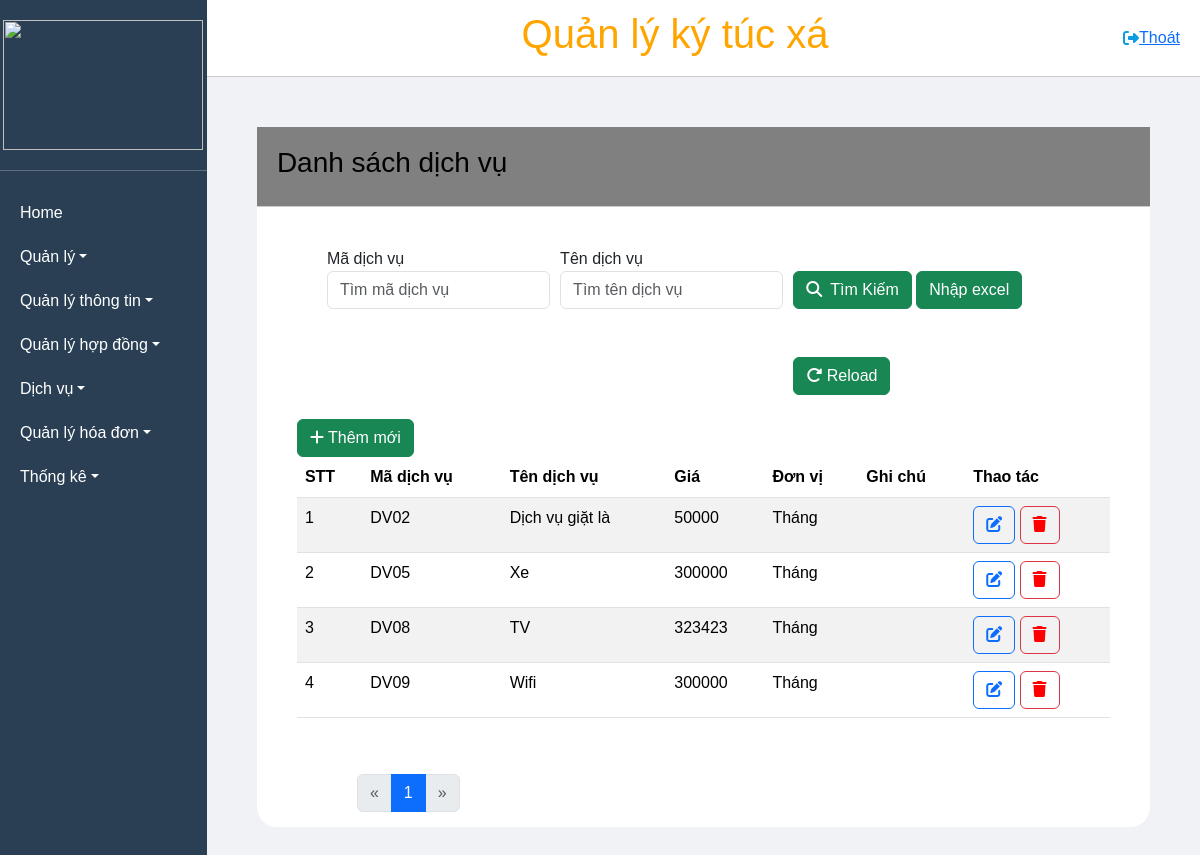
The page /DanhsachDV/ on the database its author committed.
### tables this page shows
CREATE TABLE `dich_vu_khac` (
  `id_service` varchar(50) NOT NULL,
  `name_service` varchar(100) NOT NULL,
  `price` double NOT NULL,
  `unit` varchar(50) NOT NULL,
  `note` varchar(255) NOT NULL
);

### MVC/Core/controller.php (called while the page is built, shortened)
<?php
class controller
{
    public function model($model)
    {
        return new $model;
    }
    public function view($view, $data = [])
    {
        require_once './MVC/Views/' . $view . '.php';
    }
}

### MVC/Controllers/DanhsachDV.php (called while the page is built, shortened)
<?php
class DanhsachDV extends controller
{
    private $dsdv;
    function __construct()
    {
        $this->dsdv = $this->model('DichVu_m');
    }
    function Get_data()
    {
        $page = 1;
        $limit = 5;
        $dulieu = $this->dsdv->dichvu_all($page, $limit);
        $total = $this->dsdv->count();
        $total_page = ceil($total / $limit);
        $this->view('MasterLayout', [
            'page' => 'DanhsachDV_v',
            'dulieu' => $dulieu,
            'total_page' => $total_page,
            'limit' => $limit,
            'page_number' => $page
        ]);
    }
}

### MVC/Core/app.php (called while the page is built, shortened)
<?php
class app
{
    protected $action = 'Get_data';
    function __construct()
    {
        $arr = $this->processURL();
        if ($arr != null) {
            if (file_exists('./MVC/Controllers/' . $arr[0] . '.php')) {
                unset($arr[0]);
            }
        }
        $this->controller = new $this->controller;
        if (isset($arr[1])) {
            unset($arr[1]);
        }
        $this->param = $arr ? array_values($arr) : [];
        call_user_func_array([$this->controller, $this->action], $this->param);
    }
    function processURL()
    {
        if (isset($_GET['url'])) {
            return explode('/', filter_var(trim($_GET['url']), FILTER_DEFAULT));
        }
    }
}

### index.php (called while the page is built, shortened)
<?php
$app = new app();
?>

### MVC/Core/connectDB.php (called while the page is built, shortened)
<?php
class connectDB
{
    protected $serverName = "localhost";
    protected $userName = "root";
    protected $pwd = "";
    protected $dbName = "qlktx";
    function __construct()
    {
        $this->conn = mysqli_connect($this->serverName, $this->userName, $this->pwd, $this->dbName);
    }
}

### MVC/Models/DichVu_m.php (called while the page is built, shortened)
<?php
class DichVu_m extends connectDB
{
    public function dichvu_all($page , $limit )
    {
        $offset = ($page - 1)* $limit;
        $sql = "SELECT * FROM dich_vu_khac limit  $offset,$limit ";
        return mysqli_query($this->conn, $sql);
    }
}

### MVC/Views/Pages/DanhsachDV_v.php (the view, shortened to what this page needs)
<!DOCTYPE html>
<html lang="en">
<head>
</head>
<body>
    <div class="main">
        <div class="header">
            <h3>Danh sách dịch vụ</h3>
        </div>
        <form method="post" action="http://localhost/QuanLyKyTucXa_new//DanhsachDV/timkiem">
            <div style="padding: 40px 40px;" class="form-inline">
                <div class="head_timkiem">
                    <div>
                        <label style="width: 100px;">Mã dịch vụ</label>
                        <input placeholder="Tìm mã dịch vụ" type="text" id="txtMaDV" class="form-control" name="txtMaDV" value="<?php echo isset($_POST['txtMaDV']) ? htmlspecialchars($_POST['txtMaDV']) : ''; ?>">
                    </div>
                    <div>
                        <label style="width: 100px;">Tên dịch vụ</label>
                        <input placeholder="Tìm tên dịch vụ" type="text" id="txtTenDV" class="form-control" name="txtTenDV" value="<?php echo isset($_POST['txtTenDV']) ? htmlspecialchars($_POST['txtTenDV']) : ''; ?>">
                    </div>
                    <div>
                        <button type="submit" style="margin: 24px 0px;" class="btn btn-success" name="btnTimKiem" id="btnTimKiem"><i class="fa-solid fa-magnifying-glass">&nbsp;&nbsp;</i>Tìm Kiếm </button>
                        <button type="button" class="btn btn-success" data-bs-toggle="modal" data-bs-target="#exampleModal"> Nhập excel</button>
                        <a href="http://localhost/QuanLyKyTucXa_new/DanhsachDV" style="margin: 24px 0px" class="btn btn-success" name="btnReLoad"><i class="fa-solid fa-rotate-right"></i> Reload</a>
                    </div>
                </div>
                <button type="button" class="btn btn-success" data-bs-toggle="modal" data-bs-target="#addServiceModal"> <i class="fa-solid fa-plus"></i> Thêm mới </button>
                <table class="table table-striped table-hover">
                    <thead>
                        <tr>
                            <th>STT</th>
                            <th>Mã dịch vụ</th>
                            <th>Tên dịch vụ</th>
                            <th>Giá</th>
                            <th>Đơn vị</th>
                            <th>Ghi chú</th>
                            <th>Thao tác</th>
                        </tr>
                    </thead>
                    <tbody>
                        <?php
                        $i = 1;
                        if (isset($data['dulieu']) && mysqli_num_rows($data['dulieu']) > 0) {
                            while ($row = mysqli_fetch_assoc($data['dulieu'])) {
                        ?>
                                <tr>
                                    <td><?php echo htmlspecialchars(($data['page_number'] - 1) * $data['limit'] + $i) ?></td>
                                    <td><?php echo htmlspecialchars($row['id_service']) ?></td>
                                    <td><?php echo htmlspecialchars($row['name_service']) ?></td>
                                    <td><?php echo htmlspecialchars($row['price']) ?></td>
                                    <td><?php echo htmlspecialchars($row['unit']) ?></td>
                                    <td><?php echo htmlspecialchars($row['note']) ?></td>
                                    <td>
                                        <button onclick="updateDataDV('<?php echo htmlspecialchars(json_encode($row)) ?>')" type="button" class="btn btn-outline-primary" data-bs-toggle="modal" data-bs-target="#editServiceModal"><i  class="fa-solid fa-pen-to-square"></i></button>
                                        <a onclick="return confirm('Bạn có muốn xóa dịch vụ này không?');" href="http://localhost/QuanLyKyTucXa_new//DanhsachDV/xoa/<?php echo $row['id_service'] ?>" class="btn btn-outline-danger"><i style="color: red;" class="fa-solid fa-trash"></i></a>
                                    </td>
                                </tr>
                        <?php
                                $i++;
                            }
                        }
                        ?>
                    </tbody>
                </table>
            </div>
        </form>
        <?php
        if (isset($_POST['btnTimKiem'])) {
        } else {
        ?>
            <nav aria-label="Page navigation example">
                <ul class="pagination">
                    <li class="page-item <?php if ($data['page_number'] <= 1) echo 'disabled'; ?>">
                        <a class="page-link" href="<?php if ($data['page_number'] > 1) echo "?page=" . ($data['page_number'] - 1);
                                                    else echo '#'; ?>" aria-label="Previous">
                            <span aria-hidden="true">&laquo;</span>
                        </a>
                    </li>
                    <?php for ($i = 1; $i <= $data['total_page']; $i++) { ?>
                        <li style="padding: 0px;" class="page-item <?php if ($data['page_number'] == $i) echo 'active'; ?>">
                            <a class="page-link" href="?page=<?php echo ($i); ?>"><?php echo ($i); ?></a>
                        </li>
                    <?php } ?>
                    <li style="padding: 0px;" class="page-item <?php if ($data['page_number'] >= $data['total_page']) echo 'disabled'; ?>">
                        <a class="page-link" href="<?php if ($data['page_number'] < $data['total_page']) echo "?page=" . ($data['page_number'] + 1);
                                                    else echo '#'; ?>" aria-label="Next">
                            <span aria-hidden="true">&raquo;</span>
                        </a>
                    </li>
                </ul>
            </nav>
        <?php
        }
        ?>
    </div>
</body>
</html>

### Public/CSS/style.css (style rules this page uses)
nav>ul>li { padding-left: 100px; }
* { padding: 0; margin: 0; box-sizing: border-box; }
.header { display: flex; align-items: center; justify-content:space-between ; padding: 20px; }
.main { height: 700px; background-color: #fff; border-radius: 20px; margin: 50px 50px 50px 50px ; }
body { background-color: #F0F2F5; }
.head_timkiem { padding-left: 30px; display: flex; gap: 10px }

### Public/CSS/master.css (style rules this page uses)
* { margin: 0; padding: 0; box-sizing: border-box; font-family: Arial, sans-serif; }
html, body { height: 100%; overflow: hidden; }
.header { background-color: grey; padding: 10px 20px; border-bottom: 1px solid #ccc; height: 80px; display: flex; justify-content: space-between; align-items: center; color: black; }

### Public/CSS/l1.css (style rules this page uses)
.form-inline { border-radius: 20px; background-color: white; padding: 40px; text-align: left; }

### rows shown on the page
dich_vu_khac: limit "1", id_service "DV02", name_service "Dịch vụ giặt là", price "50000", unit "Tháng"
dich_vu_khac: limit "2", id_service "DV05", name_service "Xe", price "300000", unit "Tháng"
dich_vu_khac: limit "3", id_service "DV08", name_service "TV", price "323423", unit "Tháng"
dich_vu_khac: limit "4", id_service "DV09", name_service "Wifi", price "300000", unit "Tháng"
